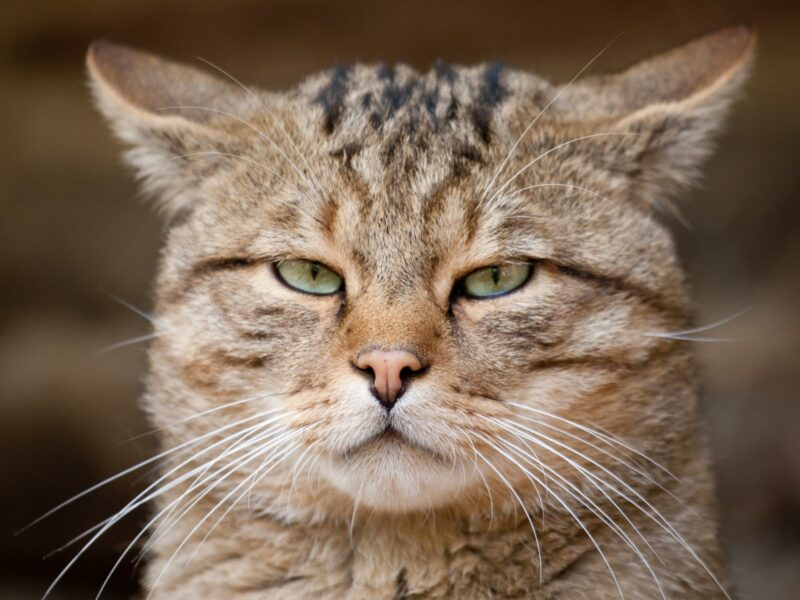
#> input picture cat.jpg, 800 x 600 px
$ python homework75_img.py
#> lines starting #> are read from the running program, lines starting #| are printed output that depends on the picture
import numpy as np
from PIL import Image

img = np.array(Image.open('cat.jpg', 'r'))
#> img is the input picture: shape (600, 800, 3); mean R, G, B 123.6, 103.3, 84.9
img[:200, :, (0, 1)] = 0
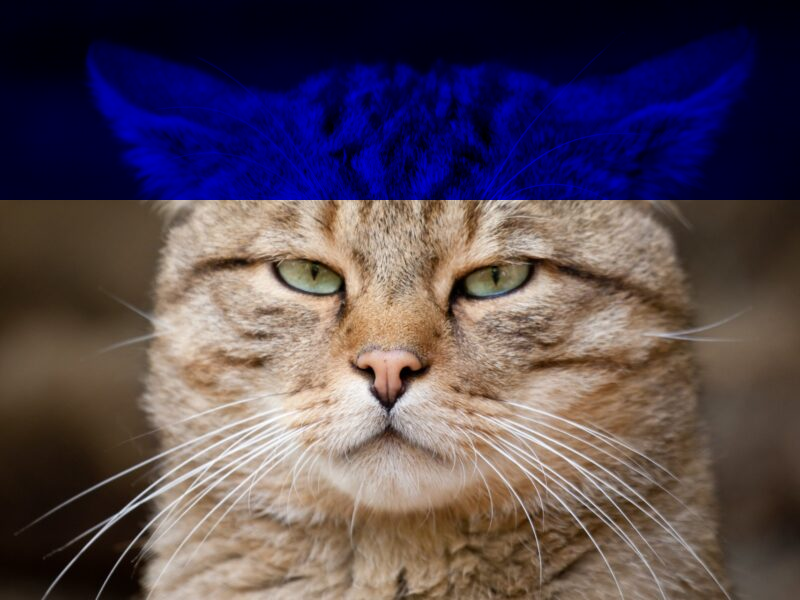
#> img: shape (600, 800, 3); mean R, G, B 86.7, 73.4, 84.9
img[200:400, :, (1, 2)] = 0
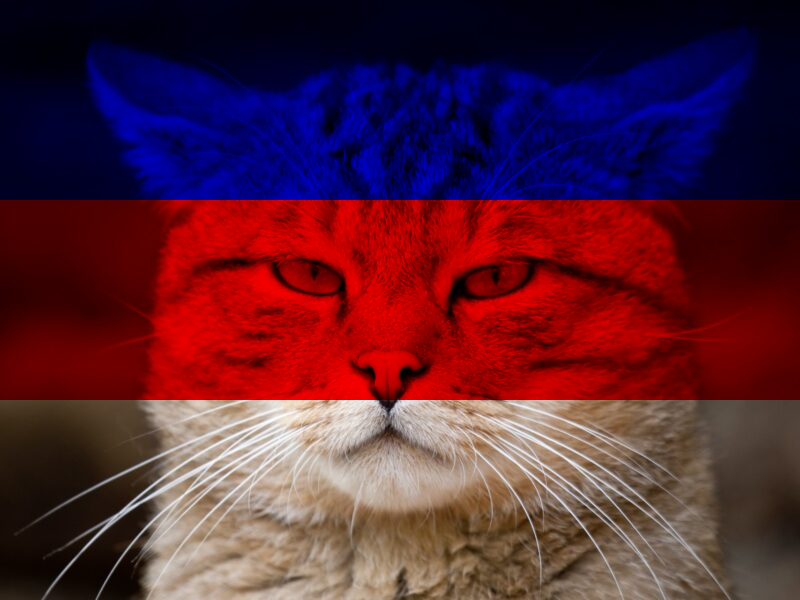
#> img: shape (600, 800, 3); mean R, G, B 86.7, 35.2, 53.2
img[400:, :, (0, 2)] = 0
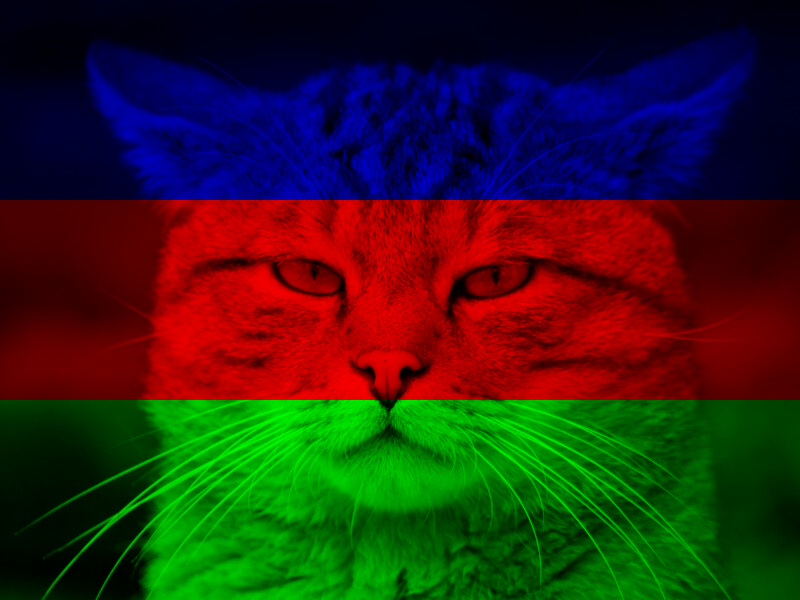
#> img: shape (600, 800, 3); mean R, G, B 45.3, 35.2, 23.1
img1 = Image.fromarray(img)
img1.save('HW75.png', format='PNG')
